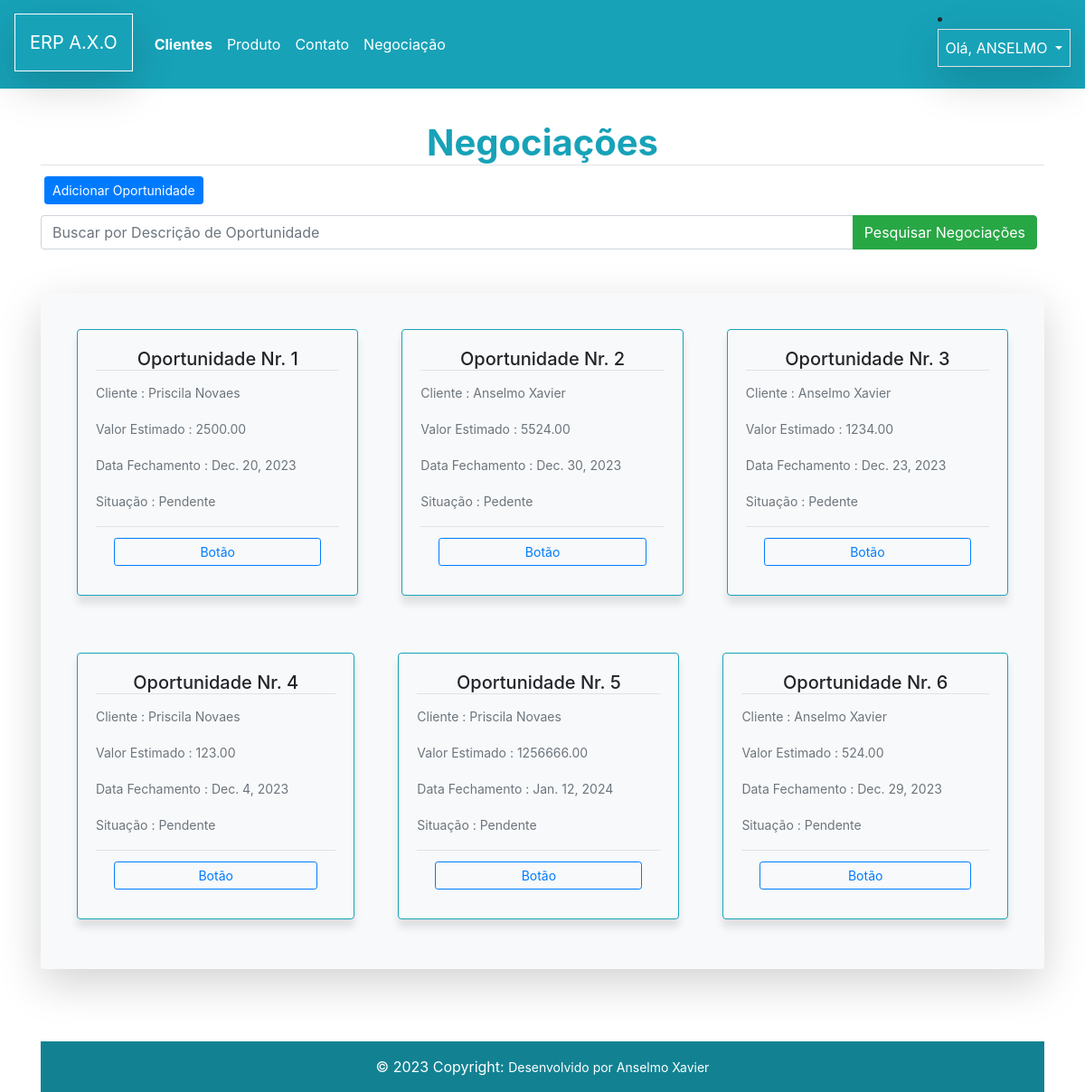
Screenshot of /oportunidade/list/ (signed in) with the database file from the repository.
### oportunidade/models.py (models this page shows)
class Oportunidade(models.Model):
    cliente = models.ForeignKey(Customer, on_delete=models.CASCADE)
    descricao = models.TextField()
    valor_estimado = models.DecimalField(max_digits=10, decimal_places=2, null=True, blank=True)
    data_fechamento = models.DateField(null=True, blank=True)
    status = models.CharField(max_length=50)
    def __str__(self):
        return f'{self.descricao}'
    class Meta:
        db_table = "Oportunidade"

### customer/models.py (models this page shows, shortened)
class Customer(models.Model):
    first_name = models.CharField( max_length=30)
    last_name = models.CharField( max_length=50)
    email = models.EmailField()
    bird_date = models.DateField()
    area_code = models.CharField(max_length=3)
    phone_number = models.CharField(max_length=9)
    country = models.CharField(max_length=30)
    state = models.CharField(max_length=30)
    city = models.CharField(max_length=30)
    create_date = models.DateTimeField(auto_now_add=True)
    update_date = models.DateTimeField(auto_now=True)
    active = models.BooleanField(default=True)
    def __str__(self):
        return f'{self.first_name} {self.last_name}'
    class Meta:
        db_table = "customer"

### oportunidade/views.py (the view)
# urls.py: path('list/', views.OportunidadeList.as_view(), name='oportunidade_list'),
class OportunidadeList(ListView):
    login_url = reverse_lazy('login')
    template_name = 'card_oportunidade.html'
    model = Oportunidade
    context_object_name = 'oportunidades'
    def get_queryset(self):
        queryset = super().get_queryset()
        termo_pesquisa = self.request.GET.get("pesquisa", None)
        if termo_pesquisa:
            queryset = queryset.filter(descricao__icontains=termo_pesquisa)
        print(queryset)
        return queryset

### oportunidade/templates/card_oportunidade.html (shortened to what this page needs)
{% extends "model-page.html" %}
{% load crispy_forms_tags %}
{% block content %}
<h1 class='text-center text-info border-bottom'><strong>Negociações</strong></h1>
<div class="d-grid gap-3 p-1 d-md-flex justify-content-md-start ">
<a href='{% url "oportunidade:oportunidade_create" %}'>
<button class="btn btn-primary btn-sm" type="button">Adicionar Oportunidade</button>
</a>
</div>
<form>
<div class="input-group mt-2">
<input type="text" name='pesquisa_name' class="form-control" placeholder="Buscar por Descrição de Oportunidade">
<div class="input-group-append mr-2">
  <button class="btn btn-success btn" type="submit">Pesquisar Negociações</button>
</div>
</div>
</form>
<div class="container mt-5 shadow-lg p-3 mb-8 bg-light  rounded">
  <div class="flex-container d-flex flex-wrap">
    {% for oportunidade in oportunidades %}
    <div class="flex-item p-4 flex-xl-fill bd-highlight">
      <div class="card card border-info card bg-light">
        <div class="card-body">
          <h5 class="card-title text-center border-bottom">Oportunidade Nr. {{ oportunidade.id }}</h5>
          <p class="card-text"><small class="text-muted ">Cliente : {{ oportunidade.cliente }}</small></p>
          <p class="card-text"><small class="text-muted">Valor Estimado : {{ oportunidade.valor_estimado }}</small></p>
          <p class="card-text"><small class="text-muted">Data Fechamento : {{ oportunidade.data_fechamento }}</small></p>
          <p class="card-text text-danger"><small class="text-muted">Situação : {{ oportunidade.status }}</small></p>
          <div class="card-footer bg-transparent border-top">
            <a href="#" class="btn btn-outline-primary btn-sm btn-block">Botão</a>
        </div>
        </div>
      </div>
    </div>
    {% endfor %}
  </div>
</div>
{% endblock  %}

### core/templates/model-header.html (shortened to what this page needs)
<nav class="navbar navbar-expand-lg navbar-dark bg-info">
  <a class="navbar-brand shadow-lg p-3 mb-1 border border-white " href="#">ERP A.X.O </a>
  <div class="collapse navbar-collapse" id="navbarNavDropdown">
    <ul class="navbar-nav">
      <li class="nav-item active ">
        <a class="nav-link " href="{% url "customer:list" %}"><strong>Clientes</strong></a>
      </li>
      <li class="nav-item active">
        <a class="nav-link" href="{% url "lista_prod" %}">Produto <span class="sr-only">(current)</span></a>
      </li>
      <li class="nav-item active">
        <a class="nav-link" href="{% url "customer:contato_list" %}">Contato <span class="sr-only">(current)</span></a>
      </li>
      <li class="nav-item active">
        <a class="nav-link" href="{% url "oportunidade:oportunidade_list" %}">Negociação <span class="sr-only">(current)</span></a>
      </li>
    </ul>
  </div>
  <li class="nav-item dropdown">
    <a class="nav-link dropdown-toggle text-white  shadow-lg p-2 mb-3 border border-rounded" href="#" id="navbarDropdownMenuLink" data-toggle="dropdown" aria-haspopup="true" aria-expanded="false">
      Olá, {{ request.user|upper }}
    </a>
  </li>
</nav>

### oportunidade/templates/card_oportunidade.html (style rules this page uses)
.card { transition: transform 0.3s; box-shadow: 0 9px 8px rgba(0, 0, 0, 0.1); margin-bottom: 15px; }

### core/templates/model-page.html (style rules this page uses)
html,body { height:100%; }

### rows the page displays
Oportunidade: id "1", cliente "Priscila Novaes", valor_estimado "2500.00", data_fechamento "Dec. 20, 2023", status "Pendente"
Oportunidade: id "2", cliente "Anselmo Xavier", valor_estimado "5524.00", data_fechamento "Dec. 30, 2023", status "Pedente"
Oportunidade: id "3", cliente "Anselmo Xavier", valor_estimado "1234.00", data_fechamento "Dec. 23, 2023", status "Pedente"
Oportunidade: id "4", cliente "Priscila Novaes", valor_estimado "123.00", data_fechamento "Dec. 4, 2023", status "Pendente"
Oportunidade: id "5", cliente "Priscila Novaes", valor_estimado "1256666.00", data_fechamento "Jan. 12, 2024", status "Pendente"
Oportunidade: id "6", cliente "Anselmo Xavier", valor_estimado "524.00", data_fechamento "Dec. 29, 2023", status "Pendente"

### other values shown
{{ request.user|upper }} "ANSELMO"
